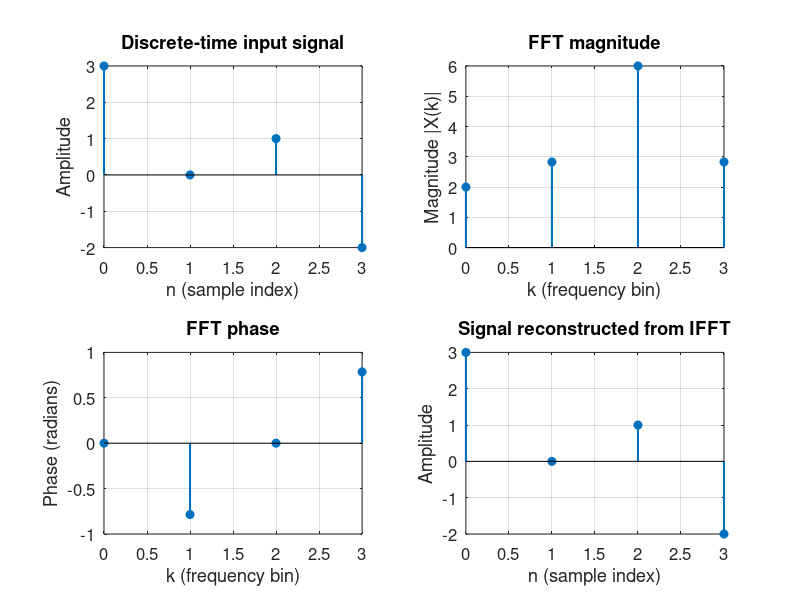

This chart was generated by the following MATLAB code:
clc;
clear;
close all;

% Input signal definition
x = [3 0 1 -2];
N = length(x);
n = 0:N-1;  % sample indices

% FFT computation
X = fft(x);

% Inverse FFT to reconstruct the original sequence
x_reconstructed = ifft(X);

% Display results in the console
disp('Computed FFT:');
disp(X);
disp('Recovered sequence via IFFT:');
disp(x_reconstructed);

% Create a single figure with 2x2 subplots
figure;

% Plot 1: Time-domain input
subplot(2,2,1);
stem(n, x, 'filled', 'LineWidth', 1.5);
title('Discrete-time input signal');
xlabel('n (sample index)');
ylabel('Amplitude');
grid on;
set(gca, 'FontSize', 12);

% Plot 2: Magnitude spectrum
subplot(2,2,2);
stem(n, abs(X), 'filled', 'LineWidth', 1.5);
title('FFT magnitude');
xlabel('k (frequency bin)');
ylabel('Magnitude |X(k)|');
grid on;
set(gca, 'FontSize', 12);

% Plot 3: Phase spectrum
subplot(2,2,3);
stem(n, angle(X), 'filled', 'LineWidth', 1.5);
title('FFT phase');
xlabel('k (frequency bin)');
ylabel('Phase (radians)');
grid on;
set(gca, 'FontSize', 12);

% Plot 4: Reconstructed time-domain signal
subplot(2,2,4);
stem(n, real(x_reconstructed), 'filled', 'LineWidth', 1.5);
title('Signal reconstructed from IFFT');
xlabel('n (sample index)');
ylabel('Amplitude');
grid on;
set(gca, 'FontSize', 12);

% Optional overall title (requires MATLAB R2018b or later)
if exist('sgtitle','builtin')
    sgtitle('FFT Analysis');
end
